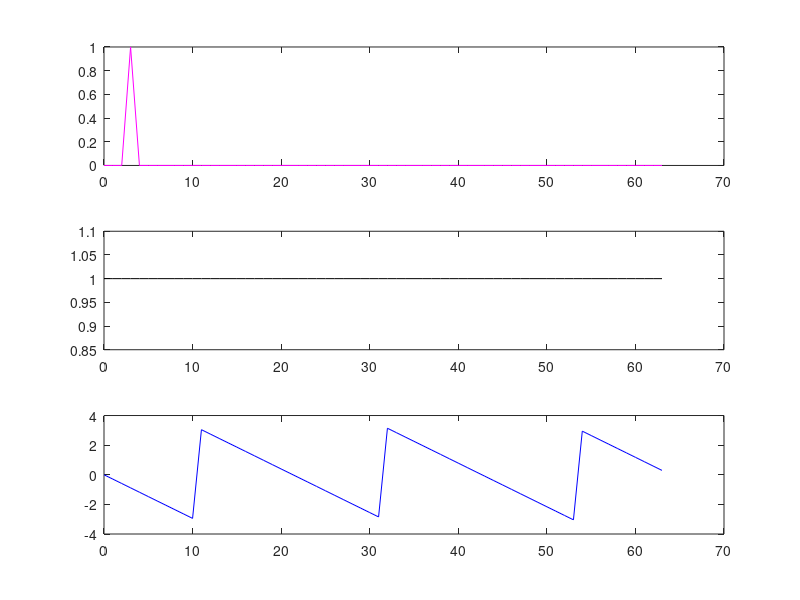
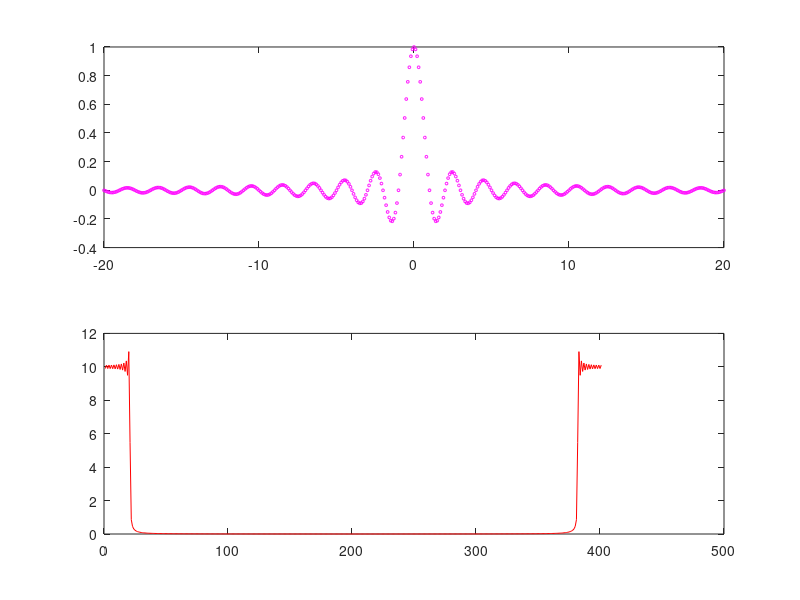
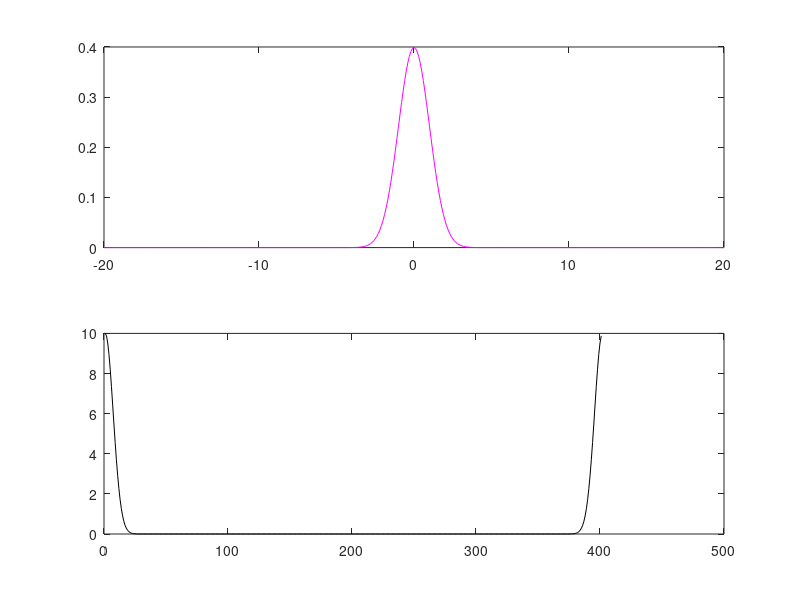
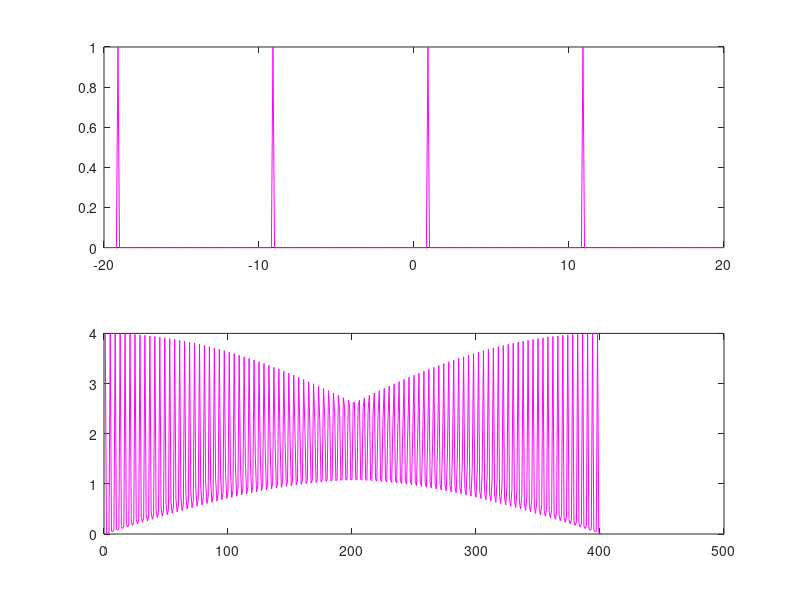

The MATLAB script that drew these images, in order:
%% DSP in-class work: March 6th, 2023

t = (0:63); 
x = t*0; 
x(4) = 1; 

subplot(3,1,1)
plot(t,x,'m')

subplot(3,1,2)
plot(t,abs(fft(x)),'k')

subplot(3,1,3)
plot(t,angle(fft(x)),'b')


%% Frequency domain representations 

figure(2) 

t = (-20:.1:20); 
x = sinc(t);  % sinc = sin(pi*x) / (pi)(x)

subplot(2,1,1)
plot(t,x,'om','MarkerSize',2)

X = fft(x); 
subplot(2,1,2)
plot(abs(X),'-r')

%% Gaussian pulse - normal distribution 

figure(3); 
t = (-20:.1:20); 
sigma = 1; 
x = 1/sigma/sqrt(2*pi)*exp(-.5*((t/sigma).^2)); 

subplot(2,1,1)
plot(t,x,'m')

subplot(2,1,2) %convert to frequency domain
X = fft(x) 
plot(abs(X),'k') %Centered at 0 frequency


figure(4); 
t = (-20:.1:20); 
x = t*0; 
x(10:100:end)=1; 
subplot(2,1,1)
plot(t,x,'m')

subplot(2,1,2)
plot(abs(fft(x)),'m')


